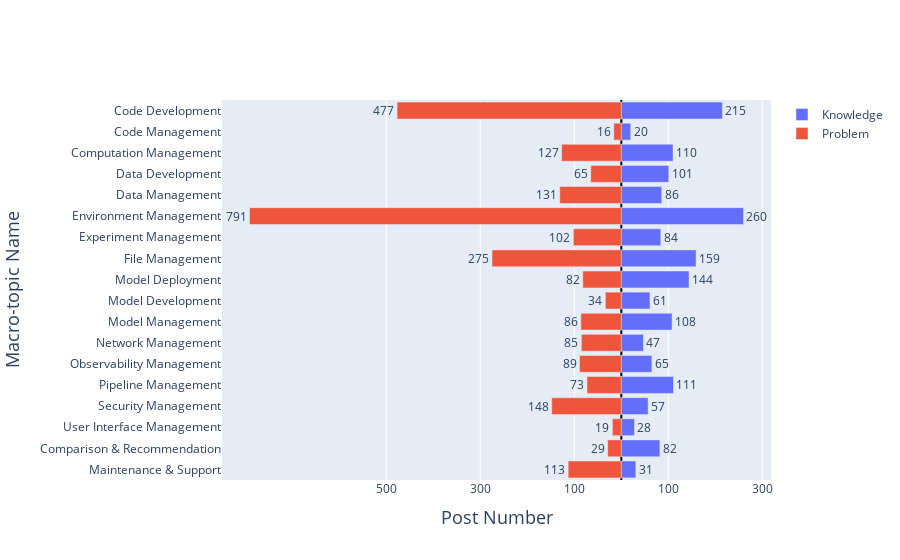

Write notebook code for a chart like this one.
### Code cell
import pandas as pd
import plotly.graph_objects as go
import os

df = pd.read_json(os.path.join(path_rq4, 'macro-topics.json'))

categories = []
frequency_p = []
frequency_k = []

for index, group in df.groupby('Resolution_summary_topic_macro'):
    categories.append(macro_topic_indexing[index])
    frequency_p.append(-len(group[group['Challenge_type'] == 'problem']))  # Note the negative value
    frequency_k.append(len(group[group['Challenge_type'] == 'knowledge']))
    
fig = go.Figure(data=[
    go.Bar(name='Knowledge', y=categories, x=frequency_k, text=frequency_k, textposition='outside', orientation='h'),
    go.Bar(name='Problem', y=categories, x=frequency_p, text=[-val for val in frequency_p], textposition='outside', orientation='h'),  # Negative values for display
])

tick_values = list(range(-500, 1000, 200))  # Example tick intervals
tick_text = [str(abs(val)) for val in tick_values]

fig.update_layout(
    barmode='relative',  # This will place bars next to each other
    yaxis_title="Macro-topic Name",
    xaxis_title="Post Number",
    yaxis=dict(autorange="reversed", title_font=dict(size=18)),
    xaxis=dict(title_font=dict(size=18), zeroline=True, zerolinewidth=2, zerolinecolor='Black', tickvals=tick_values, ticktext=tick_text)  # Adjust tickvals and ticktext
)

fig.show()
pio.full_figure_for_development(fig, warn=False)
fig.write_image(os.path.join(path_rq4, 'Macro-topics frequency histogram.pdf'), engine="kaleido")

### Figure 1 — Plotly figure (JSON) as saved in the notebook; plotly's stock layout.template omitted (floating-point values rounded to 4 significant figures)
{"data": [{"name": "Knowledge", "orientation": "h", "text": ["215", "20", "110", "101", "86", "260", "84", "159", "144", "61", "108", "47", "65", "111", "57", "28", "82", "31"], "textposition": "outside", "type": "bar", "x": [215, 20, 110, 101, 86, 260, 84, 159, 144, 61, 108, 47, 65, 111, 57, 28, 82, 31], "y": ["Code Development", "Code Management", "Computation Management", "Data Development", "Data Management", "Environment Management", "Experiment Management", "File Management", "Model Deployment", "Model Development", "Model Management", "Network Management", "Observability Management", "Pipeline Management", "Security Management", "User Interface Management", "Comparison & Recommendation", "Maintenance & Support"]}, {"name": "Problem", "orientation": "h", "text": ["477", "16", "127", "65", "131", "791", "102", "275", "82", "34", "86", "85", "89", "73", "148", "19", "29", "113"], "textposition": "outside", "type": "bar", "x": [-477, -16, -127, -65, -131, -791, -102, -275, -82, -34, -86, -85, -89, -73, -148, -19, -29, -113], "y": ["Code Development", "Code Management", "Computation Management", "Data Development", "Data Management", "Environment Management", "Experiment Management", "File Management", "Model Deployment", "Model Development", "Model Management", "Network Management", "Observability Management", "Pipeline Management", "Security Management", "User Interface Management", "Comparison & Recommendation", "Maintenance & Support"]}], "layout": {"barmode": "relative", "xaxis": {"ticktext": ["500", "300", "100", "100", "300", "500", "700", "900"], "tickvals": [-500, -300, -100, 100, 300, 500, 700, 900], "title": {"font": {"size": 18}, "text": "Post Number"}, "zeroline": true, "zerolinecolor": "Black", "zerolinewidth": 2}, "yaxis": {"autorange": "reversed", "title": {"font": {"size": 18}, "text": "Macro-topic Name"}}}}
